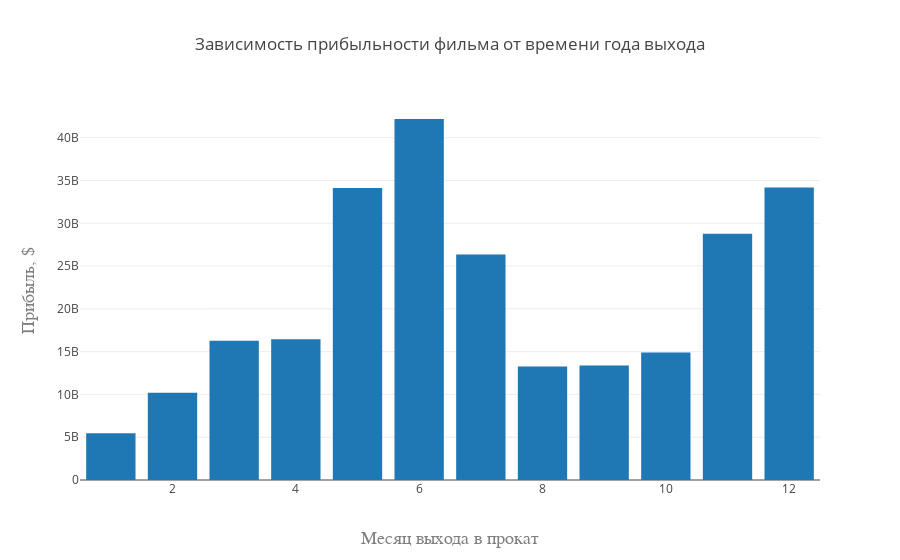

This figure's notebook cell:
### Code cell
trace0 = go.Bar(
    x=df4.month,
    y=df4.margin
)

layout = go.Layout(
    title='Зависимость прибыльности фильма от времени года выхода',
    xaxis=dict(
        title='Месяц выхода в прокат',
        titlefont=dict(
            family='Courier New, monospace',
            size=18,
            color='#7f7f7f'
        )
    ),
    yaxis=dict(
        title='Прибыль, $',
        titlefont=dict(
            family='Courier New, monospace',
            size=18,
            color='#7f7f7f'
        )
    )
)

fig = go.Figure(data=[trace0], layout=layout)

iplot(fig, show_link=False)

### Figure 1 — Plotly figure (JSON) as saved in the notebook; plotly's stock layout.template omitted (floating-point values rounded to 4 significant figures)
{"data": [{"type": "bar", "uid": "c4ab44d9-4af0-4f19-9f62-6105855cc7ea", "x": ["", "01", "02", "03", "04", "05", "06", "07", "08", "09", "10", "11", "12"], "y": [0, 5459057819, 10202249386, 16276213852, 16462327881, 34131655614, 42190107755, 26358789762, 13270675765, 13373134691, 14913525970, 28770399351, 34186383077]}], "layout": {"title": {"text": "Зависимость прибыльности фильма от времени года выхода"}, "xaxis": {"title": {"font": {"color": "#7f7f7f", "family": "Courier New, monospace", "size": 18}, "text": "Месяц выхода в прокат"}}, "yaxis": {"title": {"font": {"color": "#7f7f7f", "family": "Courier New, monospace", "size": 18}, "text": "Прибыль, $"}}}}
